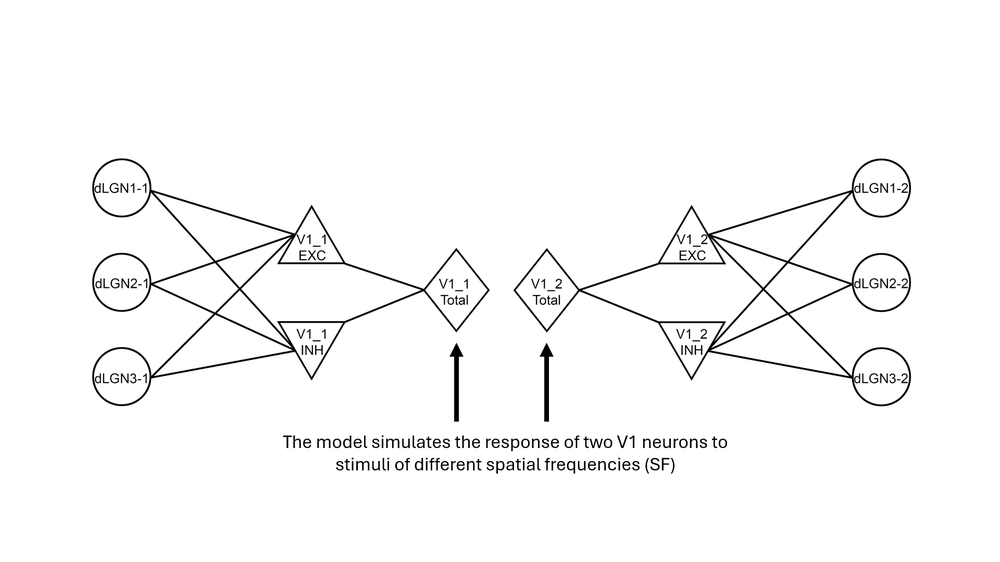
#> input picture figures/section_2_model_architecture/model_arch_1.png, 1000 x 562 px, shrunk from 1920 x 1080 before the run
$ jupyter execute --allow-errors tracer.ipynb
#> lines starting #> are read from the running program, lines starting #| are printed output that depends on the picture; after the words box and inside, x2 and y2 are one past the last pixel; in counts of white or black regions, pixels touching at a corner belong together
[cell 1]
import cv2
import numpy as np
from svgwrite import Drawing

img = cv2.imread("model_arch_1.png", 0)
#> img is the input picture: shape (562, 1000); min 0, max 255, mean 248.7
_, thresh = cv2.threshold(img, 127, 255, cv2.THRESH_BINARY)
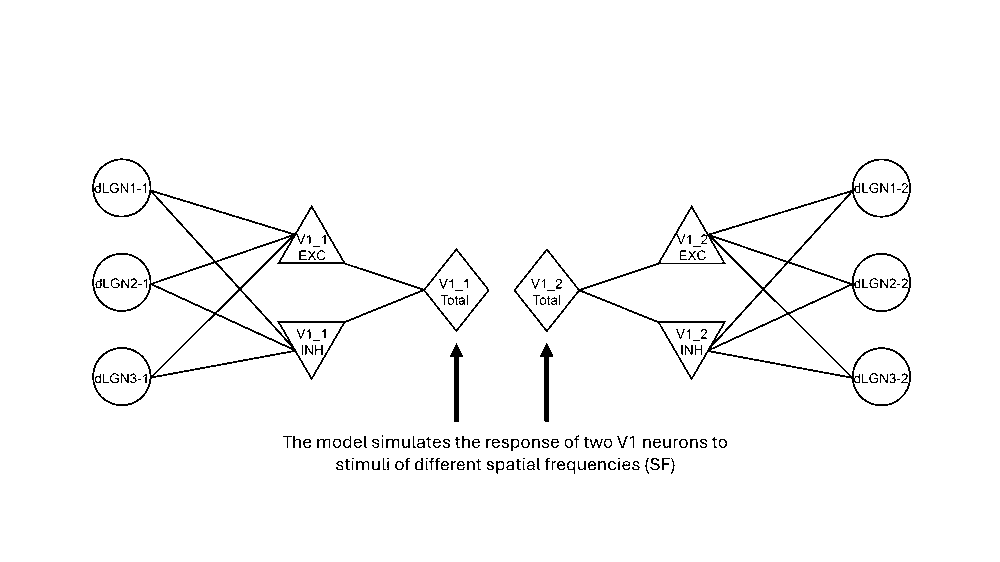
#> thresh: shape (562, 1000); 97.6% white; black in thin lines or dots, all inside (x1, y1, x2, y2) = (92, 158, 911, 474)

contours, _ = cv2.findContours(thresh, cv2.RETR_EXTERNAL, cv2.CHAIN_APPROX_SIMPLE)
#> contours = [[[0, 0], [0, 561], [999, 561], [999, 0]]]

#> (the rest of this cell did not finish here and is left out)
